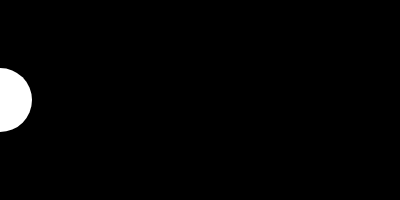
Frame 1 (no input)
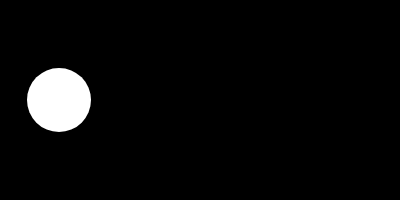
Frame 60 (no input)
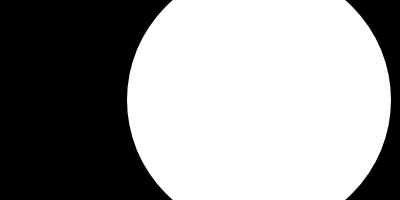
Frame 120 (the mouse pressed at the canvas centre since frame 60)

The p5.js sketch that drew these frames (run headless with seeded random() and noise() and a simulated clock; from frame 60 on, the mouse is pressed at the canvas centre):

// p5.js sketch
// ── sketch.js
// https://editor.p5js.org/jht9629-nyu/sketches/rXhPgZ1k6
// 2.2.3 circleX width ui

// global variables
let circleX = 0;
let circleY = 100;
let diam = 64;

function setup() {
  createCanvas(400, 200).mousePressed(function() {
    circleX = mouseX;
    circleY = mouseY;
  });
  create_ui();
}

function draw() {
  background(0);
  noStroke();
  fill(255);
  // local variable ndiam
  let ndiam = diam + mouseX;
  circle(circleX, circleY, ndiam);
  circleX = (circleX + 1) % width;
  update_ui();
}

function create_ui() {
  createSpan('click on canvas to move the circle')
  createElement('br');
  createButton('diam 50').mousePressed(function() {
    diam = 50;
  });
  createButton('diam 100').mousePressed(function() {
    diam = 100;
  });
  createElement('br');
  createSpan().id('id_circleX');
  createSpan().id('id_circleY');
  createElement('br');
  createSpan().id('id_mx');
  createSpan().id('id_my');
  createSpan().id('id_rgba');
}

function update_ui() {
  select('#id_circleX').html('[circleX=' + circleX + '] ')
  select('#id_circleY').html('[circleY=' + circleY + '] ')
  select('#id_mx').html('[mouseX=' + mouseX + '] ')
  select('#id_my').html('[mouseY=' + mouseY + '] ')
  select('#id_rgba').html('[RGBA=' + get(mouseX, mouseY) + '] ')
}

// https://editor.p5js.org/jht1493/sketches/UhNMB6GQO
// 2.2.3 circleX width ui

// https://editor.p5js.org/jht1493/sketches/UhNMB6GQO
// 2.2.3 circleX % width ui

// https://editor.p5js.org/jht1493/sketches/CwYDz_4N2
// 2.2.2 variable circleX % width

// https://editor.p5js.org/jht1493/sketches/v9zsQFPqN
// 2.2 variable circleX

// Make Your Own (Make Your Own Variable)
// Code! Programming with p5.js
// The Coding Train / Daniel Shiffman
// https://thecodingtrain.com/beginners/p5js/2.2-make-your-own.html
// https://youtu.be/dRhXIIFp-ys

// Make Your Own Variable: https://editor.p5js.org/codingtrain/sketches/xPXNdPy17
// Growing Circle Exercise: https://editor.p5js.org/codingtrain/sketches/ehbMJ-otC
